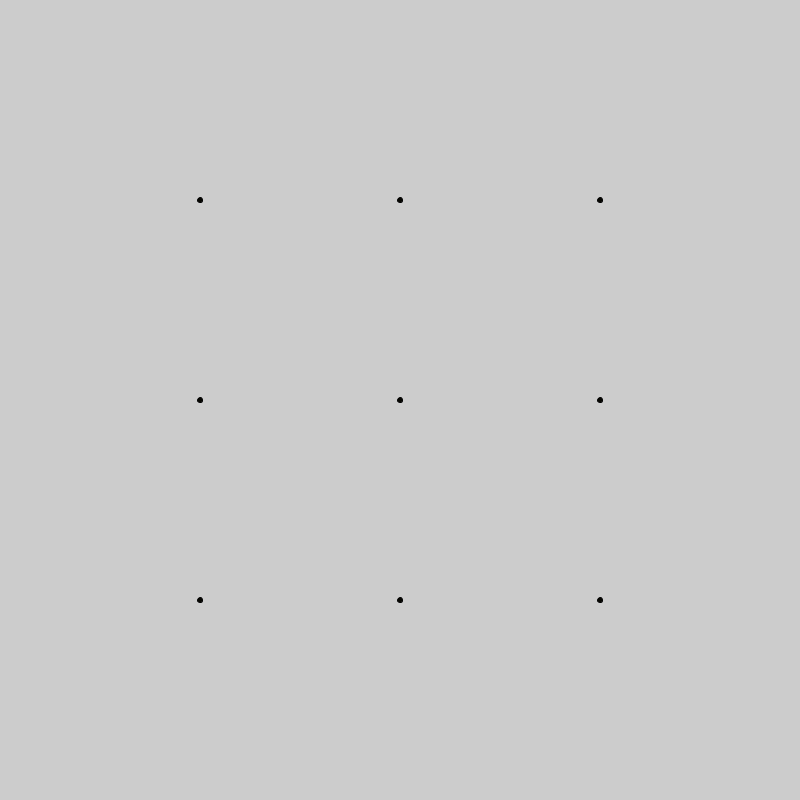
Frame 1 (no input)
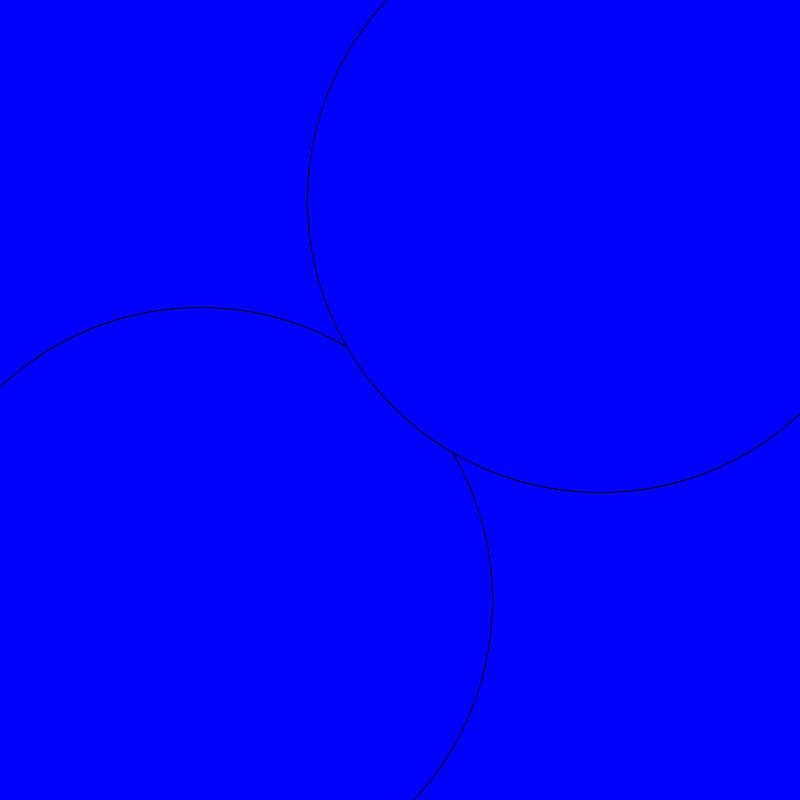
Frame 60 (the mouse pressed at the canvas centre just before this capture)
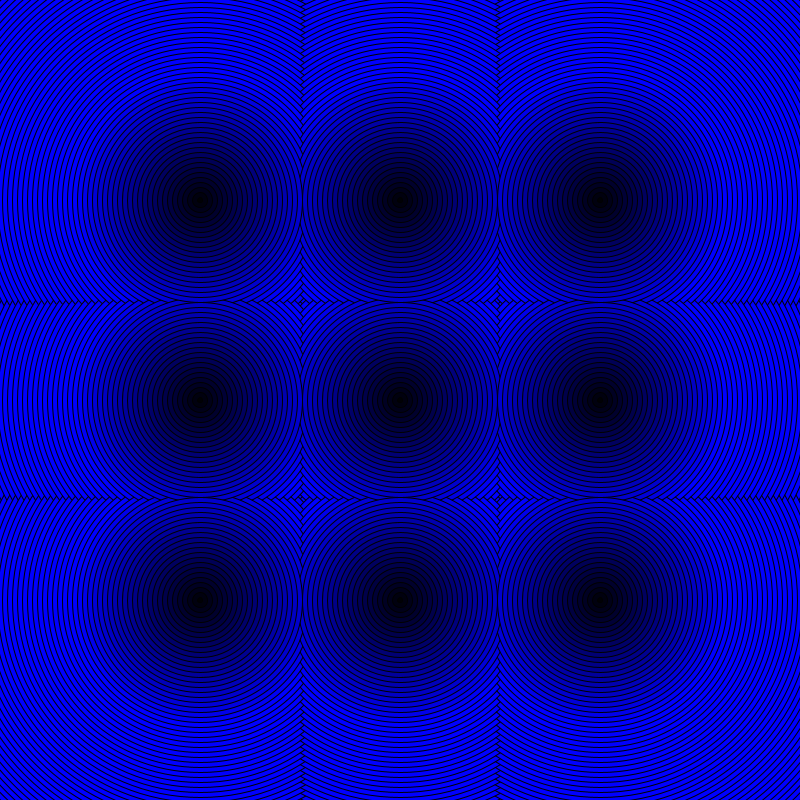
Frame 120 (the mouse held since frame 60 and released just before this capture)

The Processing sketch that drew these frames (run headless with seeded random() and noise(); from frame 60 on, the mouse is pressed at the canvas centre):

// Processing sketch: ezwubstep
// ── ezwubstep.pde
void setup() {
  size(800,800);
}
int loc = 400;
int x = 5;
  int y = 0;
void draw() {
  float ranLoc = random(800);
  float TranLoc = random(800);
  fill(x, x, -x);
  ellipse(loc,loc,x,x);
  ellipse(loc + 200,loc,x,x);
  ellipse(loc - 200,loc,x,x);
  ellipse(loc,loc + 200,x,x);
  ellipse(loc,loc - 200,x,x);
  ellipse(loc - 200,loc - 200,x,x);
  ellipse(loc + 200,loc + 200,x,x);
  ellipse(loc - 200,loc + 200,x,x);
  ellipse(loc + 200,loc - 200,x,x);
  if(mousePressed) {
    x=x+10;
    //ellipse(ranLoc, TranLoc, x, x);
  }
  else {
    x=x-10;
  }
  /*while(y<100) {
    x++;
  }
  y++;*/
}
